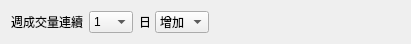
       <widget class="QWidget" name="widget_29" native="true">
        <property name="geometry">
         <rect>
          <x>1690</x>
          <y>640</y>
          <width>411</width>
          <height>40</height>
         </rect>
        </property>
        <layout class="QHBoxLayout" name="horizontalLayout_140">
         <item>
          <layout class="QHBoxLayout" name="horizontalLayout_65">
           <item>
            <widget class="QLabel" name="label_210">
             <property name="text">
              <string>週成交量連續</string>
             </property>
            </widget>
           </item>
           <item>
            <widget class="QComboBox" name="comboBox_77">
             <item>
              <property name="text">
               <string>1</string>
              </property>
             </item>
             <item>
              <property name="text">
               <string>2</string>
              </property>
             </item>
             <item>
              <property name="text">
               <string>3</string>
              </property>
             </item>
             <item>
              <property name="text">
               <string>4</string>
              </property>
             </item>
             <item>
              <property name="text">
               <string>5</string>
              </property>
             </item>
             <item>
              <property name="text">
               <string>6</string>
              </property>
             </item>
             <item>
              <property name="text">
               <string>7</string>
              </property>
             </item>
             <item>
              <property name="text">
               <string>8</string>
              </property>
             </item>
             <item>
              <property name="text">
               <string>9</string>
              </property>
             </item>
             <item>
              <property name="text">
               <string>10</string>
              </property>
             </item>
            </widget>
           </item>
           <item>
            <widget class="QLabel" name="label_101">
             <property name="minimumSize">
              <size>
               <width>10</width>
               <height>20</height>
              </size>
             </property>
             <property name="maximumSize">
              <size>
               <width>10</width>
               <height>20</height>
              </size>
             </property>
             <property name="text">
              <string>日</string>
             </property>
            </widget>
           </item>
           <item>
            <widget class="QComboBox" name="comboBox_78">
             <item>
              <property name="text">
               <string>增加</string>
              </property>
             </item>
             <item>
              <property name="text">
               <string>減少</string>
              </property>
             </item>
            </widget>
           </item>
          </layout>
         </item>
         <item>
          <spacer name="horizontalSpacer_95">
           <property name="orientation">
            <enum>Qt::Horizontal</enum>
           </property>
           <property name="sizeHint" stdset="0">
            <size>
             <width>40</width>
             <height>20</height>
            </size>
           </property>
          </spacer>
         </item>
        </layout>
       </widget>
